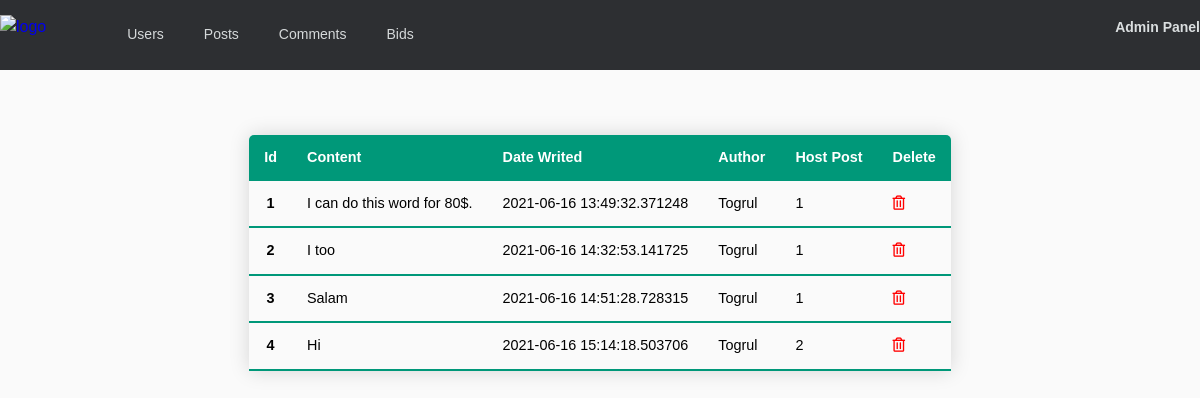
Before: /admin/comments with the older database file.
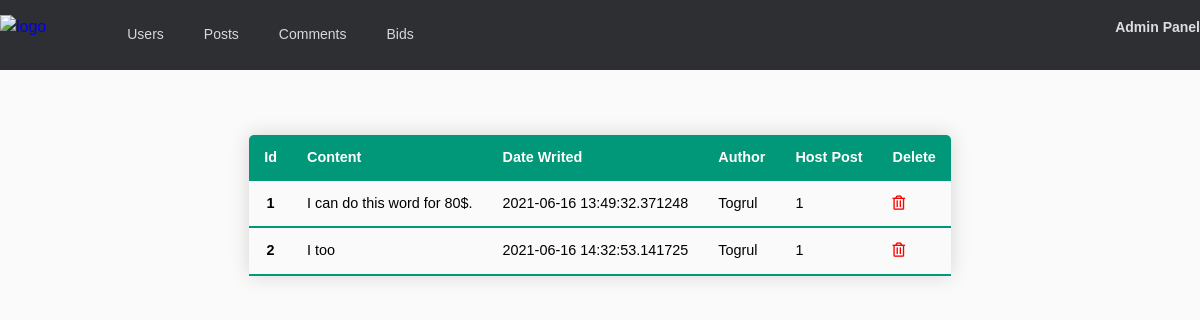
After: the same page with the newer database file.
### app/models.py (models this page shows, shortened)
class Comment(db.Model):
    id = db.Column(db.Integer, primary_key=True)
    date_writed = db.Column(db.DateTime, nullable=False, default=datetime.utcnow)
    content = db.Column(db.Text, nullable=False)
    user_id = db.Column(db.Integer, db.ForeignKey('user.id'), nullable=False)
    post_id = db.Column(db.Integer, db.ForeignKey('post.id'), nullable=False)

class User(db.Model, UserMixin):
    id = db.Column(db.Integer, primary_key=True)
    username = db.Column(db.String(20), unique=True, nullable=False)
    email = db.Column(db.String(120), unique=True, nullable=False)
    image_file = db.Column(db.String(20), nullable=False, default='default.jpg')
    password = db.Column(db.String(60), nullable=False)
    posts = db.relationship('Post', backref='author', lazy=True, cascade='all,delete')
    comments = db.relationship('Comment', backref='comment_author', lazy=True, cascade='all,delete')
    bids = db.relationship('Bid', backref='bid_owner', lazy=True, cascade='all,delete')
    info = db.relationship('UserInfo', backref='owner', lazy=True, cascade='all,delete')

class Post(db.Model):
    id = db.Column(db.Integer, primary_key=True)
    title = db.Column(db.String(20), nullable=False)
    date_posted = db.Column(db.DateTime, nullable=False, default=datetime.utcnow)
    min_pay = db.Column(db.Integer, nullable=False)
    max_pay = db.Column(db.Integer)
    content = db.Column(db.Text, nullable=False)
    user_id = db.Column(db.Integer, db.ForeignKey('user.id'), nullable=False)
    comments = db.relationship('Comment', backref='host', lazy=True)
    bids = db.relationship('Bid', backref='bid_host', lazy=True)

### app/routes.py (the view)
@app.route('/admin/comments', methods=['GET','POST'])
def admin_comments():
    comments = Comment.query.all()
    return render_template('admin/comments.html', comments=comments)

### app/templates/admin/comments.html
{% extends "admin/base.html" %}
{% block css %}
<link rel="stylesheet" href="{{ url_for('static', filename='css/base.css') }}">
{% endblock %}
{% block content %}
    <table class="content-table">
        <thead>
            <tr>
                <th scope="col">Id</th>
                <th scope="col">Content</th>
                <th scope="col">Date Writed</th>
                <th scope="col">Author</th>
                <th scope="col">Host Post</th>
                <th scope="col">Delete</th>
            </tr>
        </thead>
        {% for comment in comments %}
        <tbody>
            <tr>
                <th scope="row">{{ comment.id }}</th>
                <td>{{ comment.content }}</td>
                <td>{{comment.date_writed }}</td>
                <td>{{comment.comment_author.username }}</td>
                <td>{{comment.host.id }}</td>
                <td><a href="{{url_for('admin_delete_comment', comment_id=comment.id)}}"><i class="far fa-trash-alt" style="color: red;"></i></a></td>
            </tr>
        </tbody>
        {% endfor %}
    </table>
    {% endblock %}

### app/templates/admin/base.html (shortened to what this page needs)
<!doctype html>
<html lang="en">
  <head>
    <link rel="stylesheet" href="../../static/css/style.css">
    {% block css %}
    {% endblock %}
  </head>
  <body>
    <header>
      <div class="container">
        <div class="row d-flex" style="justify-content: space-between;">
          <div class="col-6 nav-left">
            <a href="{{ url_for('index') }}" class="logo">
              <img src="{{url_for('static', filename='img/logo.svg')}}" alt="logo">
            </a>
            <ul class="navbar">
              <li><a href="{{url_for('admin_users')}}">Users</a></li>
              <li><a href="{{url_for('admin_posts')}}">Posts</a></li>
              <li><a href="{{url_for('admin_comments')}}">Comments</a></li>
              <li><a href="{{url_for('admin_bids')}}">Bids</a></li>
            </ul>
          </div>
          <div class="header-user-right header-user">
            <h3 class="user-name"><span>Admin Panel</span></h3>
          </div>
        </div>
      </div>
    </header>
    <main>
      <div class="content">
        <div class="container d-flex" style="justify-content: center;">
          {% block content %}
          {% endblock %}
        </div>
      </div>
    </main>
  </body>
</html>

### app/static/css/style.css (style rules this page uses)
* { margin: 0; padding: 0; box-sizing: border-box; }
html, body { height: 100%; }
body { background-color: #FAFAFA; font-family: 'Open Sans', sans-serif; line-height: 1.5; }
img { width: 100%; height: auto; }
a, button, input { transition: 0.4s; }
a { text-decoration: none; }
li { list-style: none; }
.d-flex { display: flex; }
header { width: 100%; height: 70px; position: fixed; z-index: 1; background-color: #2D2F32; display: flex; }
.nav-left { display: flex; }
a.logo { display: inline-block; margin-right: 81px; }
a.logo img { width: 60px; height: 40px; margin-top: 15px; }
.navbar { display: flex; margin-top: 22px; }
.navbar li { margin-right: 40px; }
.navbar a { font-size: 14px; font-weight: 400; color: #D5D9DA; transition: 0.4s; }
.header-user { display: flex; align-items: center; margin-top: 8px; }
.user-name { color: #dadedf; font-size: 14px; padding-left: 10px; font-weight: 600; }
.content { padding-top: 110px; }

### app/static/css/base.css (style rules this page uses)
* { font-family: sans-serif; }
.content-table { border-collapse: collapse; margin: 25px 0; font-size: 0.9em; min-width: 400px; border-radius: 5px 5px 0 0; overflow: hidden; box-shadow: 0 0 20px rgba(0, 0, 0, 0.15); }
.content-table thead tr { background-color: #009879; color: #ffffff; text-align: left; font-weight: bold; }
.content-table th, .content-table td { padding: 12px 15px; }
.content-table tbody tr { border-bottom: 1px solid #dddddd; }
.content-table tbody tr:last-of-type { border-bottom: 2px solid #009879; }

### app/static/css/grid.css (style rules this page uses)
.container { max-width: 1280px; width: 100%; margin: 0 auto; }
.row { display: flex; flex-wrap: wrap; }
.col-6 { width: 50%; }

Changed rows visible on the page:
removed Comment: id "3", content "Salam", date_writed "2021-06-16 14:51:28.728315", comment_author.username "Togrul", host.id "1"
removed Comment: id "4", content "Hi", date_writed "2021-06-16 15:14:18.503706", comment_author.username "Togrul", host.id "2"
